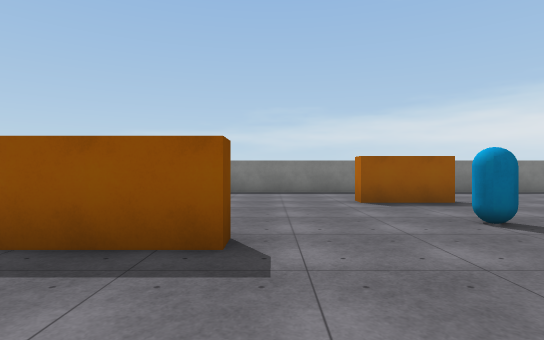
View 1 (above)

15 first-person views from a walk through a Unity game level. The camera is 1.4 m above the floor, looks level and sees 80° across. The floor is counted in squares, 2 m on a side. Each view is taken from the middle of a square. On the plan, view 1 faces up. The plan holds only what a view shows up to about 10 squares ahead; the rest is blank. The place goes on beyond the plan. Surface patterns are stand-ins for the level's own textures.

View 2
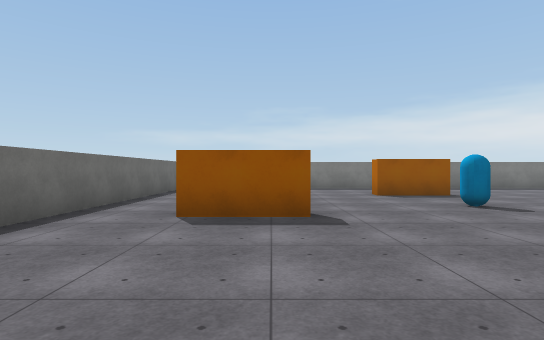

View 3
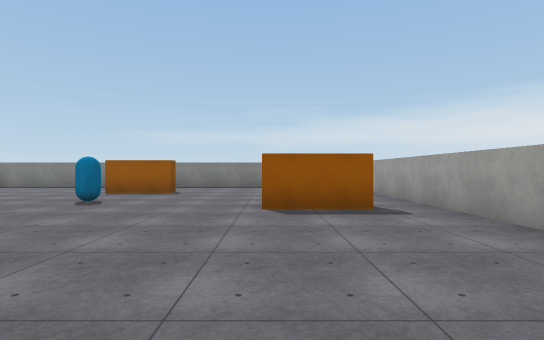

View 4
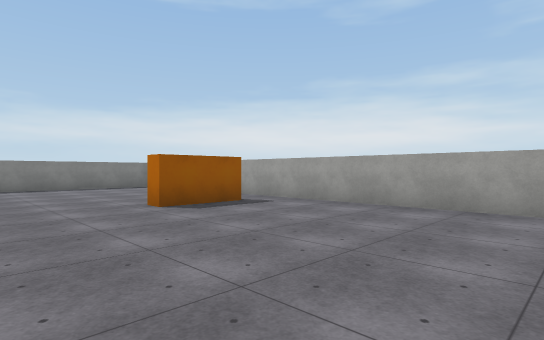

View 5
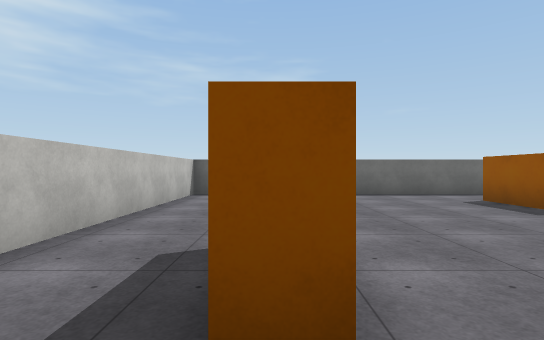

View 6
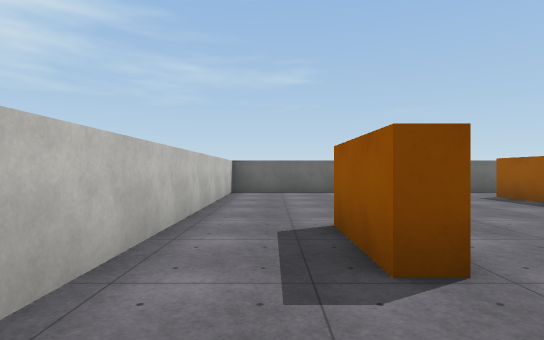

View 7
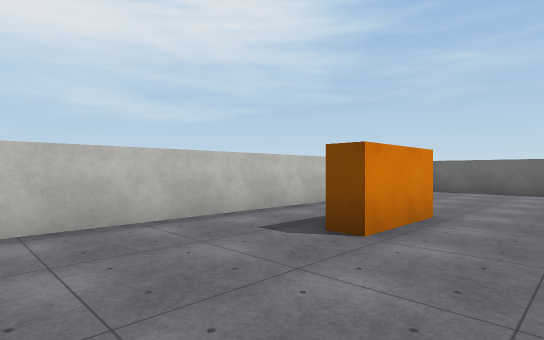

View 8
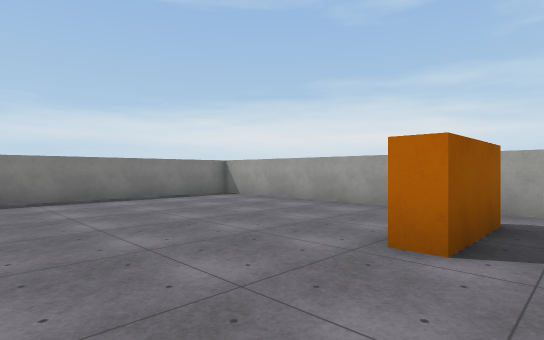

View 9
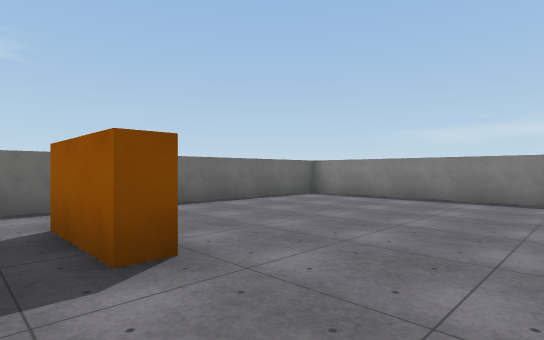

View 10
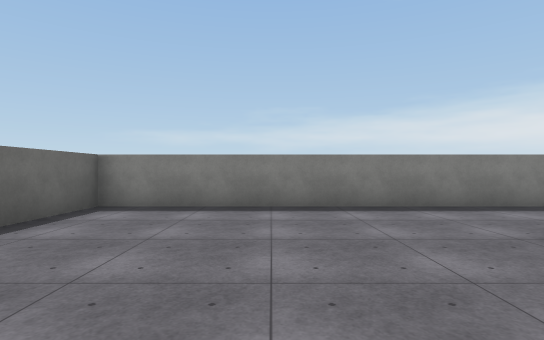

View 11
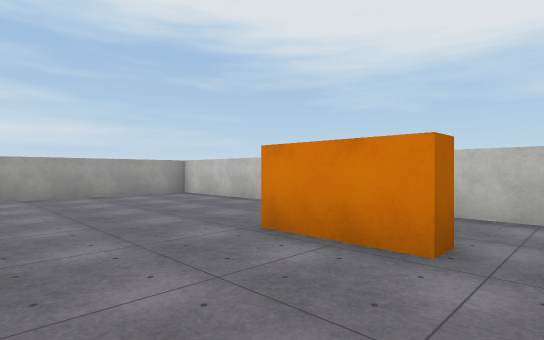

View 12
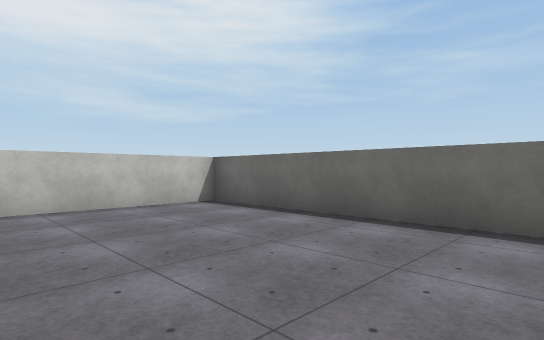

View 13
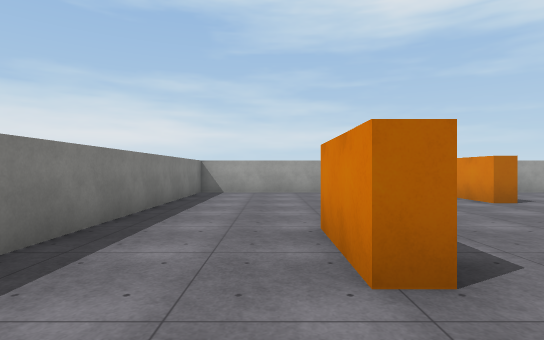

View 14
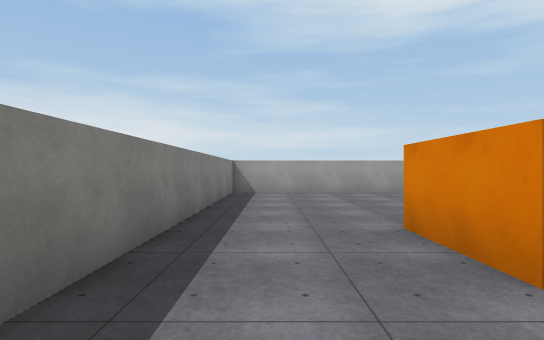

View 15
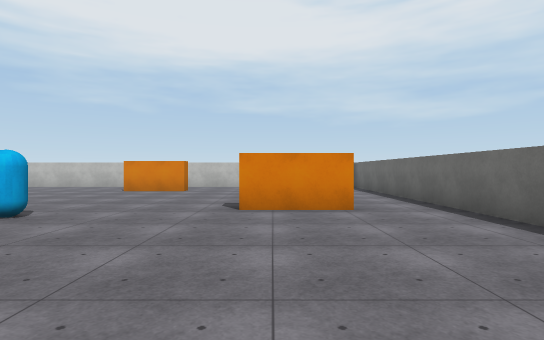

### Floor plan
Points are (right, up) in squares from view 1. A wall is a line through its corners. A room is listed if a view was taken in it or the views show most of it. See-through windows are left out.
Room 1 (views 1, 2, 3, 4, 5, 6, 7, 8, 9, 10, 11, 12, 13, 14, 15)
walls: (4, 6.9) (1.9, 6.9) (1.9, 7.4) (3.9, 7.4); (3.9, -1.7) (3.9, -2.2) (1.9, -2.2) (1.9, -1.7) (3.9, -1.7); (-2.5, 3.3) (-0.4, 3.3) (-0.4, 2.8) (-2.5, 2.8); (8.9, 2.8) (6.8, 2.8) (6.8, 3.3) (8.2, 3.3); (10.2, -4) (10.2, 10.2) (-4.3, 10.2) (-4.3, -4.3) (9.9, -4.3)
objects: other object (3, 4)

Where each view was taken, in squares from view 1:
view 1: 0 up, 0 right, facing up
view 2: 2 down, 1 left, facing up
view 3: 3 down, 7 right, facing up
view 4: 3 down, 4 right, facing up-right
view 5: 2 down, 5 right, facing left
view 6: 3 down, 6 right, facing left
view 7: 0 up, 7 right, facing down-left
view 8: 2 up, 4 right, facing up-right
view 9: 2 up, 2 right, facing up-left
view 10: 4 up, 1 left, facing up
view 11: 1 up, 1 right, facing down-right
view 12: 2 up, 0 right, facing down-left
view 13: 8 up, 0 right, facing right
view 14: 9 up, 0 right, facing right
view 15: 9 up, 1 left, facing down
